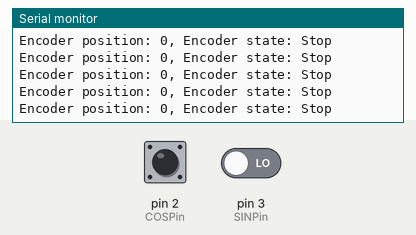
Simulated run of this sketch. Board: Arduino Uno, built with avr-gcc and run on an emulated ATmega328P. On the bench: the last lines printed to the serial monitor. The test bench sets the inputs (shaded band); at power-on: pin 2 (COSPin) HIGH, pin 3 (SINPin) LOW.

Above: at 1.2 s.
1.3 s: pin 2 (COSPin) pulled LOW for 0.15 s
At 1.51 s:
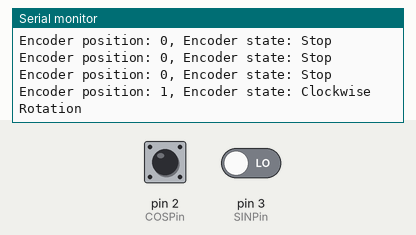
3.0 s: pin 2 (COSPin) pulled LOW for 1 s
At 4.02 s:
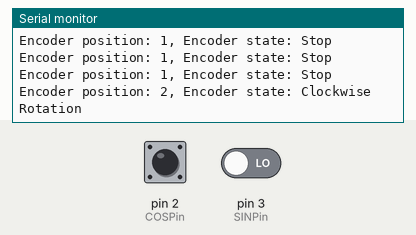
Timing chart, 0 to 6.0 s (numbered marks = the images above; inputs shaded):
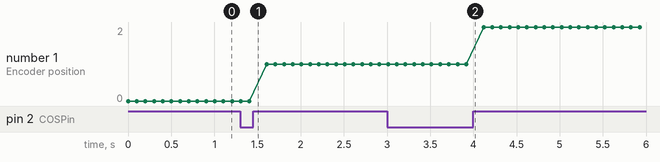

Measured:
- after the input at 1.3 s, the serial monitor: prints a new line after 0.21 s (image 1)
- after the input at 3.0 s, the serial monitor: prints a new line after 1.0 s (image 2)
- plotted number 1: 0 → 1 after the input at 1.3 s, 1 → 2 after the input at 3.0 s

The sketch:

betterEncoder.ino
```cpp
// (licence header left out)
// Pin definitions
const byte ZeroPin = 4;  // RS422 input for Z channel (zero detection)
const byte COSPin = 2;   // RS422 input for A channel (cos signal)
const byte SINPin = 3;   // RS422 input for B channel (sin signal)

// variables
enum {ENC_STOP, ENC_CLOCKWISE_ROTATION, ENC_COUNTERCLOCKWISE_ROTATION};  // encoder operation modes
volatile byte encoder_state = ENC_STOP;
volatile int encoder_position = 0;
volatile int encoder_oldpos = 0;


void setup() {
  Serial.begin(115200); //Use serial monitor for debugging

  // Define pins for input and output
  pinMode(SINPin, INPUT);

  // set internal pullup resistor for interrupt pin
  pinMode(COSPin, INPUT_PULLUP);
  pinMode(ZeroPin, INPUT_PULLUP);


  // set 1st interrupt service routine to COSPin and 'RISING' edge
  attachInterrupt(digitalPinToInterrupt(COSPin), encoder_isr, RISING);

  // set 2nd interrupt service routine to ZeroPin and 'HIGH' level
  attachInterrupt(digitalPinToInterrupt(ZeroPin), zero_detection_isr, HIGH);
}


void loop() {
  // Detect Encoder Stop
  if (encoder_oldpos == encoder_position) encoder_state= ENC_STOP;

  // output encoder incremental and status
  Serial.print("Encoder position: ");
  Serial.print(encoder_position);
  Serial.print(", Encoder state: ");

  if (encoder_state==ENC_CLOCKWISE_ROTATION) {
    Serial.println("Clockwise Rotation");

  } else if (encoder_state==ENC_COUNTERCLOCKWISE_ROTATION) {
    Serial.println("Counter-Clockwise Rotation");

  } else {
    Serial.println("Stop");
  }

  encoder_oldpos = encoder_position;

  delay(100);
}


void encoder_isr() {

  if  (digitalRead(SINPin) == LOW) {
    // clockwise rotation
    encoder_state=ENC_CLOCKWISE_ROTATION;
    encoder_position++;
  } else {
    //counter-clockwise rotation
    encoder_state=ENC_COUNTERCLOCKWISE_ROTATION;
    encoder_position--;
  }
}


void zero_detection_isr() {
  // detect pulse on zero channel
  encoder_position = 0;
}
```
